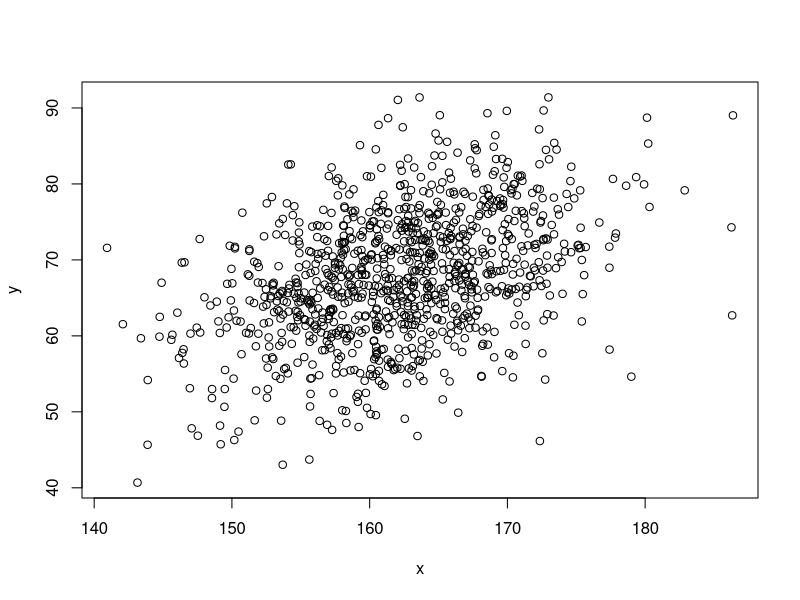

Write R code to recreate this figure.
## ---- chunk 1
knitr::opts_chunk$set(echo = TRUE)
## ---- chunk 2
y = rgamma(n=2, shape=2)
x = log(y)

median(x); log(median(y))
## ---- chunk 3
x = c(10, 8, 14, 7, 21, 44, 60)
mean(x); var(x)
## ---- chunk 4
x = rnorm(n=1000, mean=162, sd=7)
y = rnorm(n=1000, mean=3+0.4*x, sd=8)
plot(x, y)
## ---- chunk 5
mean(x); mean(y); sd(x); sd(y)
## ---- chunk 6
cor(x, y)
## ---- chunk 7
n <- 100000; z <- rnorm(n)
zneg <- 0; j <- 1

system.time( #time the original code
  for (i in 1:n) {
    if (z[i]<0) {
      zneg[j] <- z[i]
      j <- j + 1
    }
  }
)
## ---- chunk 8
system.time(
  opt_zneg <- z[z<0] #rewritten code
)
## ---- chunk 9
all(zneg == opt_zneg)
